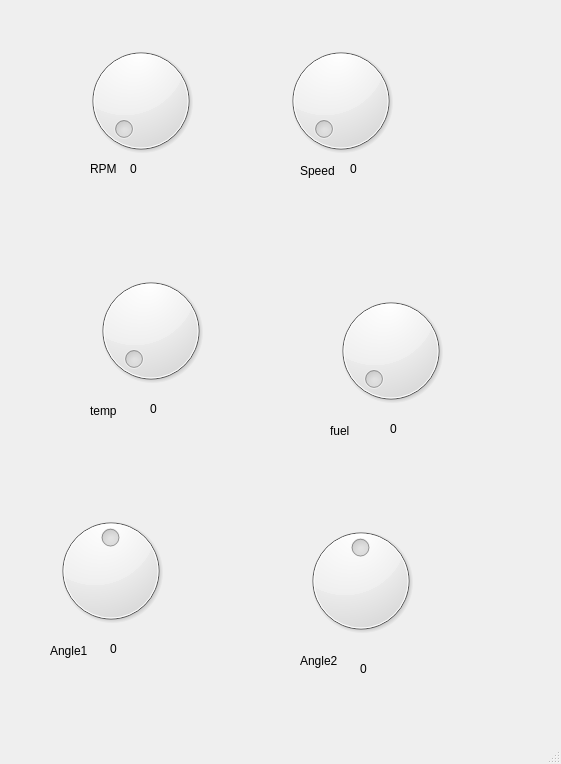
<?xml version="1.0" encoding="UTF-8"?>
<ui version="4.0">
 <class>MainWindow</class>
 <widget class="QMainWindow" name="MainWindow">
  <property name="geometry">
   <rect>
    <x>0</x>
    <y>0</y>
    <width>561</width>
    <height>764</height>
   </rect>
  </property>
  <property name="windowTitle">
   <string>MainWindow</string>
  </property>
  <widget class="QWidget" name="centralwidget">
   <widget class="QDial" name="RPM">
    <property name="geometry">
     <rect>
      <x>60</x>
      <y>40</y>
      <width>161</width>
      <height>121</height>
     </rect>
    </property>
    <property name="maximum">
     <number>7000</number>
    </property>
   </widget>
   <widget class="QLabel" name="label_2">
    <property name="geometry">
     <rect>
      <x>90</x>
      <y>160</y>
      <width>64</width>
      <height>17</height>
     </rect>
    </property>
    <property name="text">
     <string>RPM</string>
    </property>
   </widget>
   <widget class="QLabel" name="RPM_r">
    <property name="geometry">
     <rect>
      <x>130</x>
      <y>160</y>
      <width>64</width>
      <height>17</height>
     </rect>
    </property>
    <property name="text">
     <string>0</string>
    </property>
   </widget>
   <widget class="QDial" name="speed">
    <property name="geometry">
     <rect>
      <x>260</x>
      <y>40</y>
      <width>161</width>
      <height>121</height>
     </rect>
    </property>
    <property name="maximum">
     <number>120</number>
    </property>
   </widget>
   <widget class="QLabel" name="label_3">
    <property name="geometry">
     <rect>
      <x>300</x>
      <y>160</y>
      <width>64</width>
      <height>21</height>
     </rect>
    </property>
    <property name="text">
     <string>Speed</string>
    </property>
   </widget>
   <widget class="QLabel" name="angle1_r">
    <property name="geometry">
     <rect>
      <x>110</x>
      <y>640</y>
      <width>64</width>
      <height>17</height>
     </rect>
    </property>
    <property name="text">
     <string>0</string>
    </property>
   </widget>
   <widget class="QDial" name="angle1">
    <property name="geometry">
     <rect>
      <x>30</x>
      <y>510</y>
      <width>161</width>
      <height>121</height>
     </rect>
    </property>
    <property name="minimum">
     <number>-50</number>
    </property>
    <property name="maximum">
     <number>50</number>
    </property>
   </widget>
   <widget class="QLabel" name="label_4">
    <property name="geometry">
     <rect>
      <x>50</x>
      <y>640</y>
      <width>64</width>
      <height>21</height>
     </rect>
    </property>
    <property name="text">
     <string>Angle1</string>
    </property>
   </widget>
   <widget class="QDial" name="angle2">
    <property name="geometry">
     <rect>
      <x>280</x>
      <y>520</y>
      <width>161</width>
      <height>121</height>
     </rect>
    </property>
    <property name="minimum">
     <number>-50</number>
    </property>
    <property name="maximum">
     <number>50</number>
    </property>
   </widget>
   <widget class="QLabel" name="label_5">
    <property name="geometry">
     <rect>
      <x>300</x>
      <y>650</y>
      <width>64</width>
      <height>21</height>
     </rect>
    </property>
    <property name="text">
     <string>Angle2</string>
    </property>
   </widget>
   <widget class="QLabel" name="angle2_r">
    <property name="geometry">
     <rect>
      <x>360</x>
      <y>660</y>
      <width>64</width>
      <height>17</height>
     </rect>
    </property>
    <property name="text">
     <string>0</string>
    </property>
   </widget>
   <widget class="QDial" name="temp">
    <property name="geometry">
     <rect>
      <x>70</x>
      <y>270</y>
      <width>161</width>
      <height>121</height>
     </rect>
    </property>
    <property name="maximum">
     <number>120</number>
    </property>
   </widget>
   <widget class="QLabel" name="label_6">
    <property name="geometry">
     <rect>
      <x>90</x>
      <y>400</y>
      <width>64</width>
      <height>21</height>
     </rect>
    </property>
    <property name="text">
     <string>temp</string>
    </property>
   </widget>
   <widget class="QLabel" name="temp_r">
    <property name="geometry">
     <rect>
      <x>150</x>
      <y>400</y>
      <width>64</width>
      <height>17</height>
     </rect>
    </property>
    <property name="text">
     <string>0</string>
    </property>
   </widget>
   <widget class="QDial" name="fuel">
    <property name="geometry">
     <rect>
      <x>310</x>
      <y>290</y>
      <width>161</width>
      <height>121</height>
     </rect>
    </property>
    <property name="maximum">
     <number>120</number>
    </property>
   </widget>
   <widget class="QLabel" name="fuel_r">
    <property name="geometry">
     <rect>
      <x>390</x>
      <y>420</y>
      <width>64</width>
      <height>17</height>
     </rect>
    </property>
    <property name="text">
     <string>0</string>
    </property>
   </widget>
   <widget class="QLabel" name="label_7">
    <property name="geometry">
     <rect>
      <x>330</x>
      <y>420</y>
      <width>64</width>
      <height>21</height>
     </rect>
    </property>
    <property name="text">
     <string>fuel</string>
    </property>
   </widget>
   <widget class="QLabel" name="speed_r">
    <property name="geometry">
     <rect>
      <x>350</x>
      <y>160</y>
      <width>64</width>
      <height>17</height>
     </rect>
    </property>
    <property name="text">
     <string>0</string>
    </property>
   </widget>
  </widget>
  <widget class="QStatusBar" name="statusbar"/>
 </widget>
 <resources/>
 <connections>
  <connection>
   <sender>RPM</sender>
   <signal>valueChanged(int)</signal>
   <receiver>RPM_r</receiver>
   <slot>setNum(int)</slot>
   <hints>
    <hint type="sourcelabel">
     <x>140</x>
     <y>129</y>
    </hint>
    <hint type="destinationlabel">
     <x>161</x>
     <y>197</y>
    </hint>
   </hints>
  </connection>
  <connection>
   <sender>speed</sender>
   <signal>valueChanged(int)</signal>
   <receiver>speed_r</receiver>
   <slot>setNum(int)</slot>
   <hints>
    <hint type="sourcelabel">
     <x>340</x>
     <y>129</y>
    </hint>
    <hint type="destinationlabel">
     <x>381</x>
     <y>168</y>
    </hint>
   </hints>
  </connection>
  <connection>
   <sender>angle1</sender>
   <signal>valueChanged(int)</signal>
   <receiver>angle1_r</receiver>
   <slot>setNum(int)</slot>
   <hints>
    <hint type="sourcelabel">
     <x>540</x>
     <y>110</y>
    </hint>
    <hint type="destinationlabel">
     <x>561</x>
     <y>188</y>
    </hint>
   </hints>
  </connection>
  <connection>
   <sender>angle2</sender>
   <signal>valueChanged(int)</signal>
   <receiver>angle2_r</receiver>
   <slot>setNum(int)</slot>
   <hints>
    <hint type="sourcelabel">
     <x>790</x>
     <y>120</y>
    </hint>
    <hint type="destinationlabel">
     <x>821</x>
     <y>208</y>
    </hint>
   </hints>
  </connection>
  <connection>
   <sender>temp</sender>
   <signal>valueChanged(int)</signal>
   <receiver>temp_r</receiver>
   <slot>setNum(int)</slot>
   <hints>
    <hint type="sourcelabel">
     <x>150</x>
     <y>330</y>
    </hint>
    <hint type="destinationlabel">
     <x>181</x>
     <y>408</y>
    </hint>
   </hints>
  </connection>
  <connection>
   <sender>fuel</sender>
   <signal>valueChanged(int)</signal>
   <receiver>fuel_r</receiver>
   <slot>setNum(int)</slot>
   <hints>
    <hint type="sourcelabel">
     <x>390</x>
     <y>350</y>
    </hint>
    <hint type="destinationlabel">
     <x>421</x>
     <y>428</y>
    </hint>
   </hints>
  </connection>
 </connections>
</ui>
